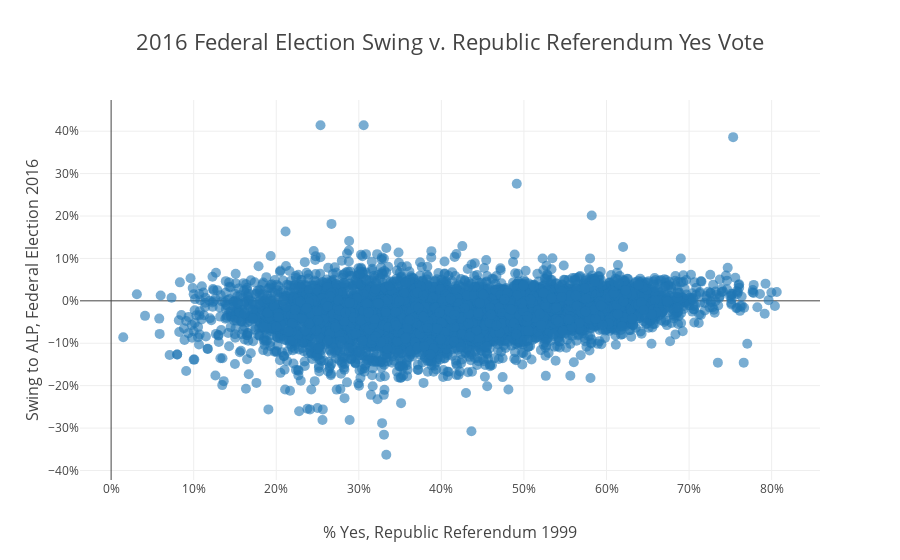

Here is the notebook cell this chart was saved with:
### Code cell
py.iplot(figure04, filename='figure04')
# pyonline.image.ishow(figure04, width=1500, height=750)

### Figure 1 — Plotly figure (JSON) as saved in the notebook; plotly's stock layout.template omitted (floating-point values rounded to 4 significant figures; data arrays with more than 128 entries replaced by an {"elided": "..."} marker saying what was removed)
{"data": [{"marker": {"opacity": 0.6, "size": 10}, "mode": "markers", "name": "2016 Federal Election Swing v. Republic Referendum Yes Vote", "text": {"elided": "7044 str values"}, "type": "scatter", "x": {"elided": "7044 float values"}, "y": {"elided": "7044 float values"}}], "layout": {"title": "2016 Federal Election Swing v. Republic Referendum Yes Vote", "titlefont": {"family": "Open Sans", "size": 22}, "xaxis": {"tickformat": ",.0%", "title": "% Yes, Republic Referendum 1999", "titlefont": {"family": "Open Sans", "size": 16}}, "yaxis": {"tickformat": ",.0%", "title": "Swing to ALP, Federal Election 2016", "titlefont": {"family": "Open Sans", "size": 16}}}}
